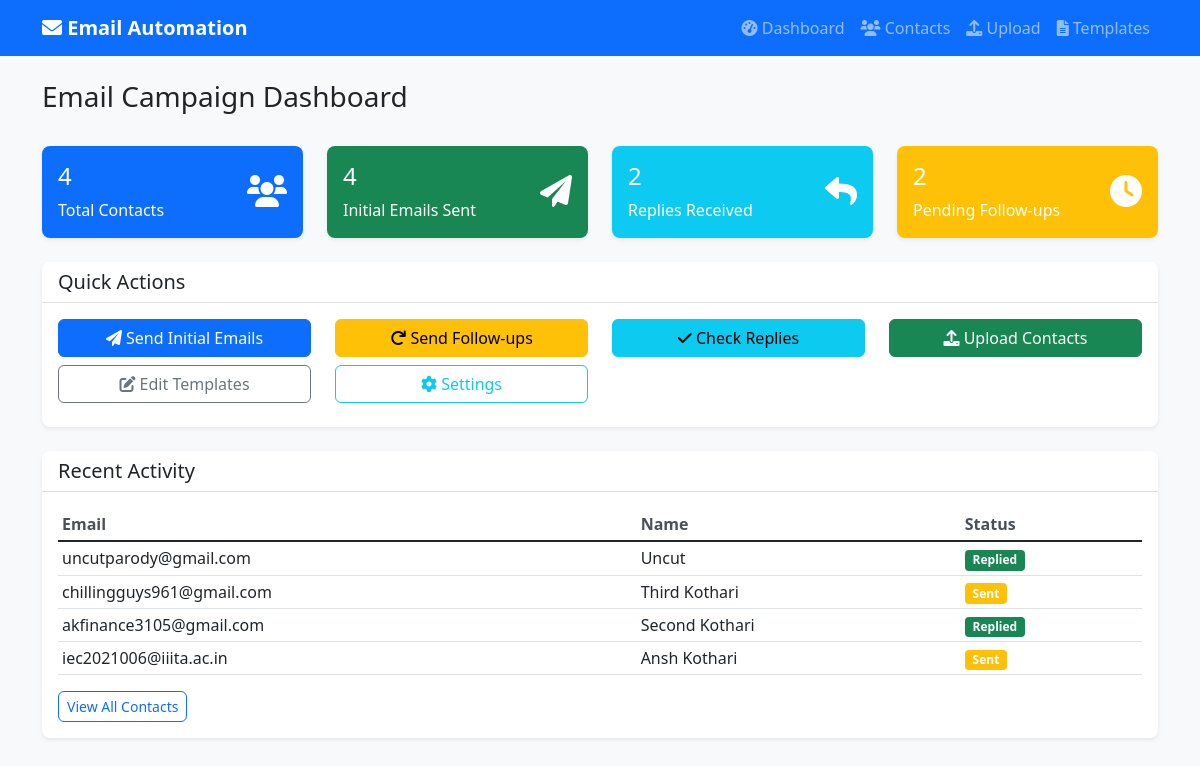
Before: / with the older database file.
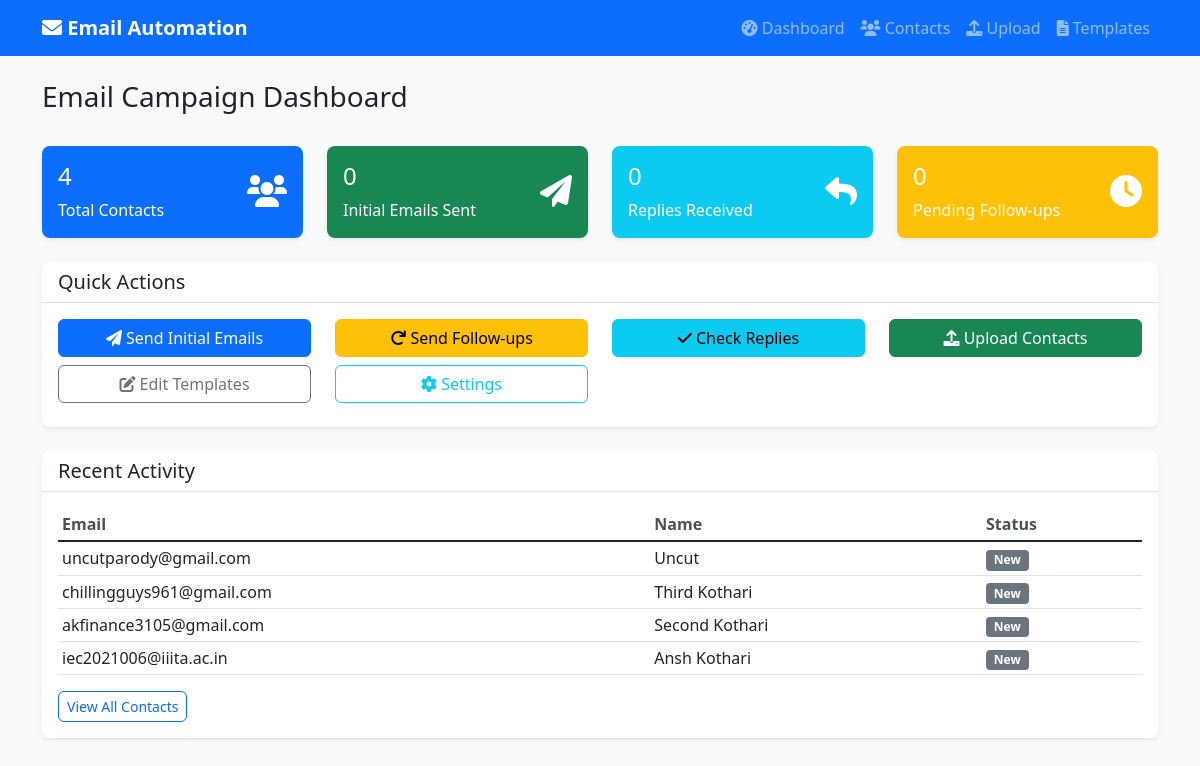
After: the same page with the newer database file.
### tables this page shows
CREATE TABLE contacts (
        id INTEGER PRIMARY KEY AUTOINCREMENT,
        email TEXT UNIQUE,
        name TEXT,
        initial_sent_date TEXT,
        followup_sent_count INTEGER DEFAULT 0,
        last_activity_date TEXT,
        replied INTEGER DEFAULT 0,
        custom_followup_time TEXT
    , reply_date TEXT, last_followup_date TEXT);

### app.py (the view)
@app.route('/')
def dashboard():
    conn = get_db_connection()
    contacts = conn.execute('''
        SELECT * FROM contacts
        ORDER BY id DESC
        LIMIT 10
    ''').fetchall()
    recent_logs = conn.execute('''
        SELECT l.id, l.contact_id, l.action, l.date, l.details, c.email, c.name
        FROM log l
        LEFT JOIN contacts c ON l.contact_id = c.id
        ORDER BY l.date DESC
        LIMIT 10
    ''').fetchall()
    recent_activities = conn.execute('''
        SELECT * FROM recent_activity
        ORDER BY timestamp DESC
        LIMIT 10
    ''').fetchall()
    scheduler_settings = scheduler_manager.get_settings()
    stats = {
        'total_contacts': conn.execute('SELECT COUNT(*) FROM contacts').fetchone()[0],
        'sent_initial': conn.execute('SELECT COUNT(*) FROM contacts WHERE initial_sent_date IS NOT NULL').fetchone()[0],
        'replied': conn.execute('SELECT COUNT(*) FROM contacts WHERE replied = 1').fetchone()[0],
        'pending_followup': conn.execute('SELECT COUNT(*) FROM contacts WHERE replied = 0 AND initial_sent_date IS NOT NULL AND followup_sent_count < ?', (scheduler_settings['max_followups'],)).fetchone()[0]
    }
    conn.close()
    return render_template('dashboard.html', stats=stats, contacts=contacts, logs=recent_logs, recent_activities=recent_activities)

### app.py (called while the page is built)
def get_db_connection():
    conn = sqlite3.connect(DB_FILE)
    conn.row_factory = sqlite3.Row
    return conn

### templates/dashboard.html (shortened to what the changed rows need)
{% extends "base.html" %}
{% block content %}
<div class="row mb-4">
    <div class="col-12">
        <h1 class="h3">Email Campaign Dashboard</h1>
    </div>
</div>
<div class="row mb-4">
    <div class="col-md-3">
        <div class="card bg-success text-white">
            <div class="card-body">
                <div class="d-flex justify-content-between">
                    <div>
                        <h4>{{ stats.sent_initial }}</h4>
                        <p class="mb-0">Initial Emails Sent</p>
                    </div>
                </div>
            </div>
        </div>
    </div>
    <div class="col-md-3">
        <div class="card bg-info text-white">
            <div class="card-body">
                <div class="d-flex justify-content-between">
                    <div>
                        <h4>{{ stats.replied }}</h4>
                        <p class="mb-0">Replies Received</p>
                    </div>
                </div>
            </div>
        </div>
    </div>
    <div class="col-md-3">
        <div class="card bg-warning text-white">
            <div class="card-body">
                <div class="d-flex justify-content-between">
                    <div>
                        <h4>{{ stats.pending_followup }}</h4>
                        <p class="mb-0">Pending Follow-ups</p>
                    </div>
                </div>
            </div>
        </div>
    </div>
</div>
<div class="row">
    <div class="col-12">
        <div class="card">
            <div class="card-body">
                <div class="table-responsive">
                    <table class="table table-sm">
                        <thead>
                            <tr>
                                <th>Email</th>
                                <th>Name</th>
                                <th>Status</th>
                            </tr>
                        </thead>
                        <tbody>
                            {% for contact in contacts %}
                            <tr>
                                <td>{{ contact.email }}</td>
                                <td>{{ contact.name or 'N/A' }}</td>
                                <td>
                                    {% if contact.replied %}
                                        <span class="badge bg-success">Replied</span>
                                    {% elif contact.initial_sent_date %}
                                        <span class="badge bg-warning">Sent</span>
                                    {% else %}
                                        <span class="badge bg-secondary">New</span>
                                    {% endif %}
                                </td>
                            </tr>
                            {% endfor %}
                        </tbody>
                    </table>
                </div>
            </div>
        </div>
    </div>
</div>
{% endblock %}

Changed rows visible on the page:
changed contacts "uncutparody@gmail.com": replied "Replied" → "New"
changed contacts "chillingguys961@gmail.com": now shows "New"; no longer shows "Sent"
changed contacts "akfinance3105@gmail.com": replied "Replied" → "New"
changed contacts "iec2021006@iiita.ac.in": now shows "New"; no longer shows "Sent"
Other visible differences:
{{ stats.sent_initial }}: "4" → "0"
{{ stats.replied }}: "2" → "0"
{{ stats.pending_followup }}: "2" → "0"
